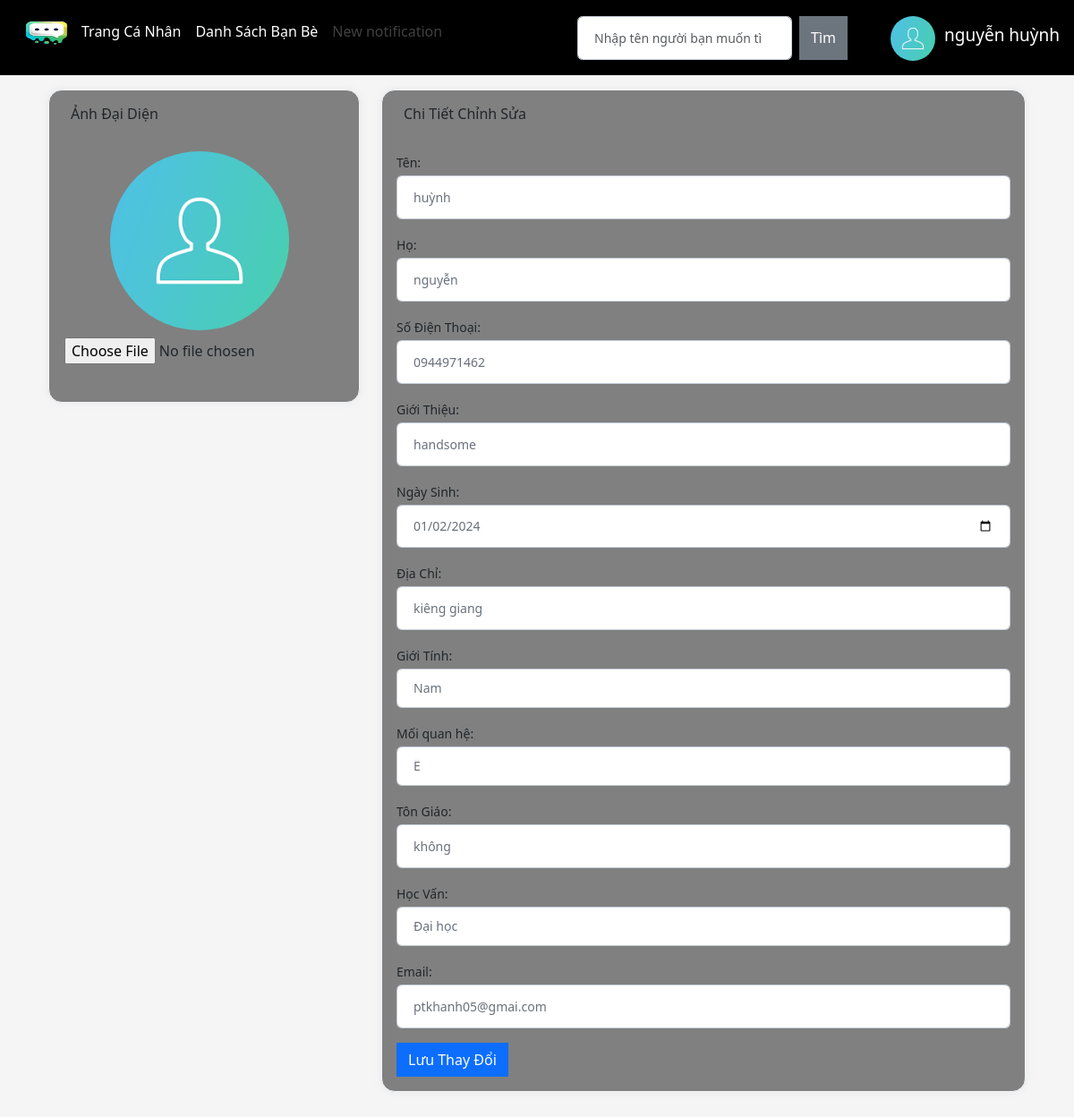
Before: /edit/ (signed in) with the older database file.
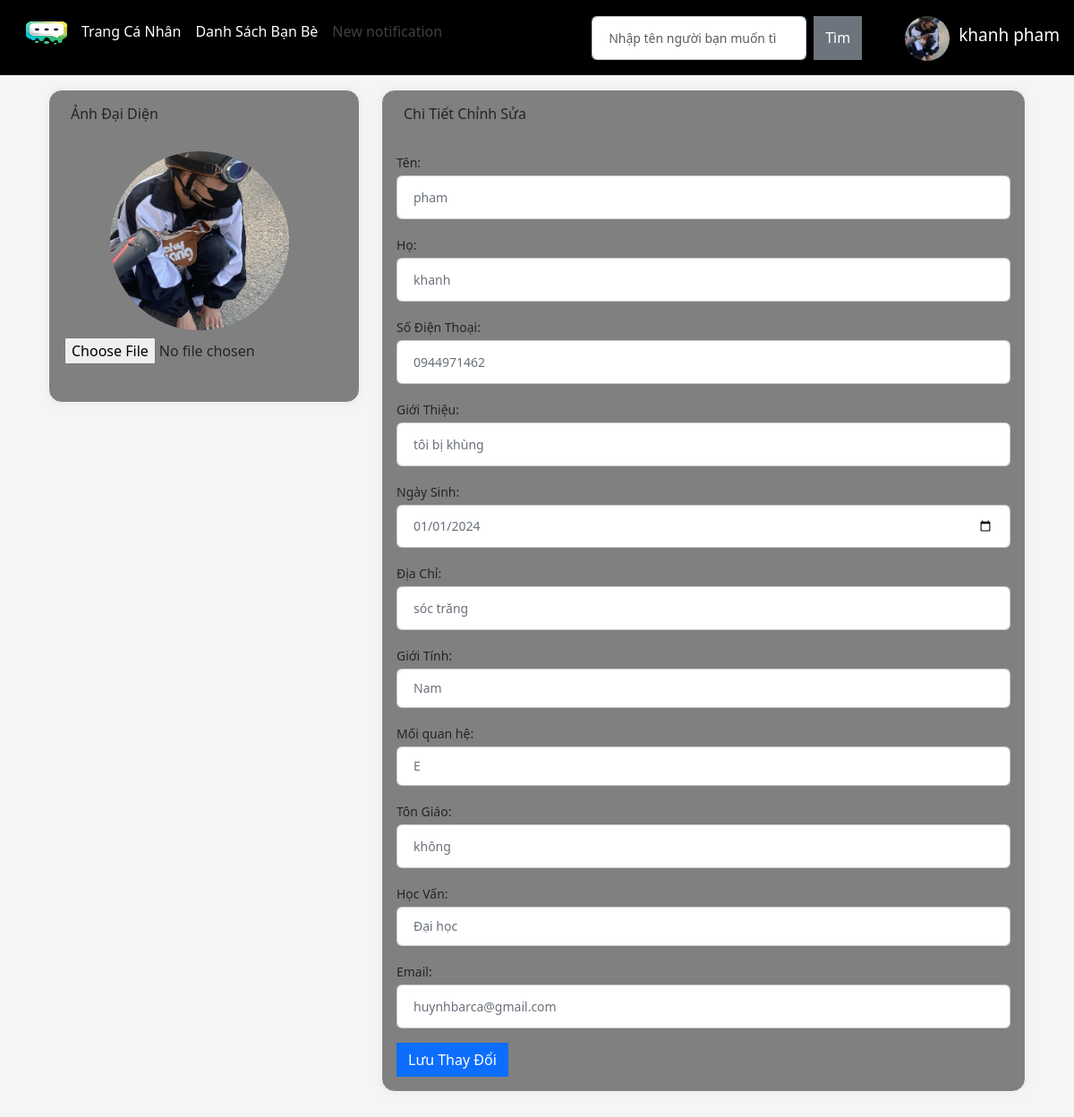
After: the same page with the newer database file.
### app/models.py (models this page shows, shortened)
class Profile(models.Model):
    user = models.OneToOneField(User, on_delete=models.CASCADE)
    first_name = models.CharField(max_length=100)
    last_name = models.CharField(max_length=100)
    location = models.CharField(max_length=100)
    phone = models.CharField(max_length=20)
    birthday = models.DateField()
    image = models.ImageField(upload_to='images/', null=True, blank=True)
    aboutme = models.CharField(max_length=200, null=True, blank=True)
    gender = models.CharField(max_length=10,  null=True, blank=True)
    education = models.CharField(max_length=100, null=True, blank=True)
    religion = models.CharField(max_length=50, null=True, blank=True)
    relationship_status = models.CharField(max_length=20, null=True, blank=True)
    email = models.EmailField(max_length=254, null=True, blank=True)

### app/views.py (the view, shortened to what this page needs)
# urls.py: path('edit/',views.edit,name="edit"),
@login_required
def edit(request):
    user = request.user
    try:
        profile = Profile.objects.get(user=user)
    except Profile.DoesNotExist:
        profile = Profile(user=user)
    context = {'profile': profile}
    return render(request, 'app/edit.html', context)

### app/templates/app/edit.html (shortened to what the changed rows need)
{% extends 'app/base.html' %}
{% load static %}
{% block edit  %}
<head>
    <link href="https://maxcdn.bootstrapcdn.com/font-awesome/4.7.0/css/font-awesome.min.css" rel="stylesheet" />
    <link href="https://cdn.jsdelivr.net/npm/bootstrap@5.3.2/dist/css/bootstrap.min.css" rel="stylesheet">
    <link href="{% static 'appStatic/css/style.css'%}" rel="stylesheet"/>
    <link href="{% static 'appStatic/css/chat.css'%}" rel="stylesheet"/>
    <link href="{% static 'appStatic/css/owl.carousel.min.css'%}" rel="stylesheet"/>
    <link href="{% static 'appStatic/css/all.min.css'%}" rel="stylesheet"/>
    <link href="{% static 'appStatic/css/main.css'%}" rel="stylesheet"/>
     <link href="{% static 'appStatic/css/chatpage.css'%}" rel="stylesheet"/>
  </head>
  <body>
    <div class="container-xl px-4 mt-4" >
            <div class="row">
                <div class="col-xl-4"   >
                    <div class="card mb-4 mb-xl-0"  style="height:350px;">
               <form method="POST" enctype="multipart/form-data">
                <div class="card-body text-center"  style="height:300px;">
                    {% if profile.image %}
                    <img id="profileImage"  class="img-account-profile rounded-circle mb-2" src="{{ profile.image.url }}" alt="Profile Image">
                {% endif %}
                 <input type="file" name="image" id="imageInput" onchange="previewImage()">
                    </div>
                    </div>
                </div>
                <div class="col-xl-8"  style="height:1500px;">
                    <div class="card mb-4"  style="height:1120px;">
                        <div class="card-body">
                            <form>
                                <div class="mb-3">
                                    <label class="small mb-1">Tên:</label>
                                    <input class="form-control" id="inputFirstName" name="first_name" type="text" placeholder="Enter your first name" value="{{ profile.first_name }}">
                                </div>
                                <div class="mb-3">
                                    <label class="small mb-1" >Họ: </label>
                                    <input class="form-control" id="inputLastName" name="last_name" type="text" placeholder="Enter your last name" value="{{ profile.last_name }}">
                                </div>
                                <div class="mb-3">
                                    <label class="small mb-1">Số Điện Thoại: </label>
                                    <input class="form-control" id="inputPhone" name="phone" type="tel" placeholder="Enter your phone number" value="{{ profile.phone }}">
                                </div>
                                <div class="mb-3">
                                    <label class="small mb-1">Giới Thiệu:  </label>
                                    <input class="form-control" id="inputAbout" name="aboutme" type="tel" placeholder="About You..." value="{{ profile.aboutme }}">
                                </div>
                                <div class="mb-3">
                                    <label class="small mb-1">Ngày Sinh:</label>
                                    <input class="form-control" id="inputBirthday" name="birthday" type="date" placeholder="" value="{{ profile.birthday|date:'Y-m-d' }}">
                                </div>
                                <div class="mb-3">
                                    <label class="small mb-1" >Địa Chỉ:</label>
                                    <input class="form-control" id="inputLocation" type="tel" placeholder="Enter your location" name="location" value="{{ profile.location }}">
                                </div>
                            <div class="mb-3">
                                <label class="small mb-1" for="inputReligion">Tôn Giáo:</label>
                                <input class="form-control" id="inputReligion" name="religion" type="text" placeholder="Enter your religion" value="{{ profile.religion }}">
                            </div>
                            <div class="mb-3">
                                <label class="small mb-1" for="inputEmail">Email:</label>
                                <input class="form-control" id="inputEmail" name="email" type="email" placeholder="Enter your email" value="{{ profile.email }}">
                            </div>
                            </form>
                        </div>
                    </div>
                </div>
            </div>
    </div>
</body>
{% endblock edit  %}

### app/templates/app/base.html (shortened to what this page needs)
{% load static %}
<!DOCTYPE html>
<html lang="en">
<head>
    <link href="https://maxcdn.bootstrapcdn.com/font-awesome/4.7.0/css/font-awesome.min.css" rel="stylesheet" />
    <link href="https://cdn.jsdelivr.net/npm/bootstrap@5.3.2/dist/css/bootstrap.min.css" rel="stylesheet"
>
        <link href="https://cdn.jsdelivr.net/npm/bootstrap@5.3.2/dist/css/bootstrap.min.css" rel="stylesheet">
    <link href="{% static 'appStatic/css/style.css'%}" rel="stylesheet" />
    <link href="{% static 'appStatic/css/chat.css'%}" rel="stylesheet" />
    <link href="{% static 'appStatic/css/owl.carousel.min.css'%}" rel="stylesheet" />
    <link href="{% static 'appStatic/css/min.css'%}" rel="stylesheet" />
    <link href="{% static 'appStatic/css/main.css'%}" rel="stylesheet" />
</head>
<body>
    <nav class="navbar navbar-expand-lg navbar-dark bg-dark fixed-top">
        <div class="container-fluid">
            <div class="collapse navbar-collapse" id="navbarSupportedContent">
                <ul class="navbar-nav me-auto mb-2 mb-lg-0">
                    <li class="">
                        <a class="" aria-current="page" href="{% url 'homechat' %}">
                            <img style ="height:50px; width:70px; margin-left:1px;" class=" mt-1 mr-2 ml-0 mb-" src="{% static 'images/images/home.png' %}" alt="Alternative Text">
                        </a>
                    </li>
                    <li class="nav-item">
                        <a class="nav-link active" aria-current="page" href="{% url 'profile' %}">Trang Cá Nhân</a>
                    </li>
                    <li class="nav-item">
                        <a class="nav-link active" aria-disabled="page"  href="{% url 'friend' %}">Danh Sách Bạn Bè</a>
                    </li>
                    <li class="nav-item">
                        <a class="nav-link disabled" aria-disabled="true">New notification</a>
                    </li>
                </ul>
                    <form class="d-flex" role="search">
                        <input class="form-control me-2" type="search" placeholder="Nhập tên người bạn muốn tìm"
                            aria-label="Search">
                        <button class="btn btn-secondary me-5 " type="submit">Tìm</button>
                    </form>
                    <div class="profile-info " style="margin-top: 10px;">
                        {% if profile.image %}
                        <img class="img-account-profile rounded-circle mb-2" src="{{ profile.image.url }}"
                            alt="Profile Image" style="width: 50px; height: 50px;">
                        {% else %}
                        <img class="img-account-profile rounded-circle mb-2"
                            src="{% static 'appStatic/images/avt.png' %}" alt="Default Image"
                            style="width: 50px; height: 50px;">
                        {% endif %}
                        <a class="name profile-info mb-3 me-1 " style="font-size: 19px; color: white; text-decoration:none ; cursor: pointer; "
                            id="dropdownMenu" data-bs-toggle="dropdown" aria-expanded="false">
                            {% if profile.last_name or profile.first_name %}
                            {% if profile.last_name %}
                            {{ profile.last_name }}
                            {% endif %}
                            {% if profile.first_name %}
                            {{ profile.first_name }}
                            {% endif %}
                            {% else %}
                            {{ user.username }}
                            {% endif %}
                        </a>
                    </div>
            </div>
        </div>
    </nav>
    <div style="margin-top: 100px;">
        {% block edit %}{% endblock edit %}
    </div>
</body>
</html>

Changed rows visible on the page:
removed Profile: image (picture), last_name "nguyễn", first_name "huỳnh", phone "0944971462", aboutme "handsome", birthday "01/02/2024", location "kiêng giang", religion "không", email "ptkhanh05@gmai.com"
added Profile: image (picture), last_name "khanh", first_name "pham", phone "0944971462", aboutme "tôi bị khùng", birthday "01/01/2024", location "sóc trăng", religion "không", email "huynhbarca@gmail.com"
